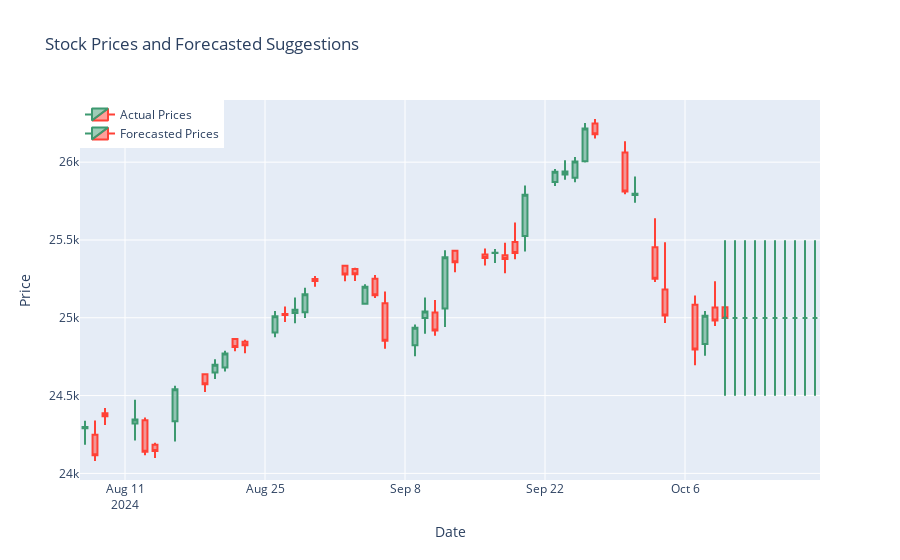

Here is the notebook cell this chart was saved with:
### Code cell
import matplotlib.pyplot as plt
import pandas as pd
import plotly.graph_objects as go
from data_loader import load_stock_data
from ai_model import generate_trade_suggestions

# Load stock data
stock_data = load_stock_data()

# Generate trade suggestions

# Create a DataFrame for suggestions with open, high, low, close prices
suggestion_df = pd.DataFrame({
    'date': pd.date_range(start=stock_data['date'].iloc[-1], periods=len(suggestions), freq='D'),
    'open': [s.price for s in suggestions],
    'high': [s.price * 1.02 for s in suggestions],  # Example: 2% higher than price
    'low': [s.price * 0.98 for s in suggestions],   # Example: 2% lower than price
    'close': [s.price for s in suggestions]
})

# Select the last 12 actual stock data points
last_12_actual = stock_data.tail(45)

# Plot actual stock data as candlestick
fig = go.Figure(data=[go.Candlestick(x=last_12_actual['date'],
                                     open=last_12_actual['open'],
                                     high=last_12_actual['high'],
                                     low=last_12_actual['low'],
                                     close=last_12_actual['close'],
                                     name='Actual Prices')])

# Plot suggestions as candlestick
fig.add_trace(go.Candlestick(x=suggestion_df['date'],
                             open=suggestion_df['open'],
                             high=suggestion_df['high'],
                             low=suggestion_df['low'],
                             close=suggestion_df['close'],
                             name='Forecasted Prices'))

# Customize the plot
fig.update_layout(title='Stock Prices and Forecasted Suggestions',
                  xaxis_title='Date',
                  yaxis_title='Price',
                  legend=dict(x=0, y=1, traceorder='normal'),
                  xaxis_rangeslider_visible=False)

fig.show()
